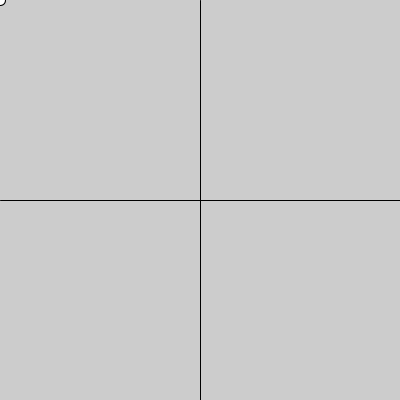
Frame 1 (no input)
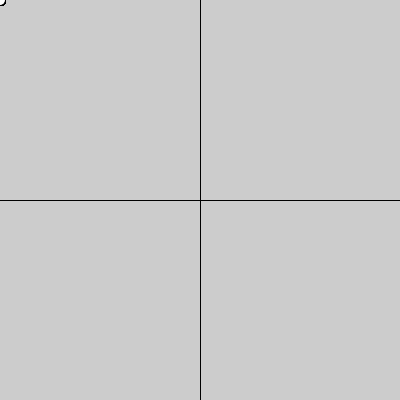
Frame 60 (the mouse pressed at the canvas centre just before this capture)
Frame 120 (the mouse held since frame 60 and released just before this capture): identical to frame 60, image omitted

The Processing sketch that drew these frames (run headless with seeded random() and noise(); from frame 60 on, the mouse is pressed at the canvas centre):

// Processing sketch: sketch_ineuality_graph
// ── sketch_ineuality_graph.pde

//declaring variables needed across whole program
float x;
float y;


//SETUP - instructions here are followed once when program starts
void setup() {
  size(400, 400);
  ellipseMode(CENTER);
  fill(255);
}

//DRAW - instructions here are followed in order, then repeated
void draw() {

  convertToCartesian();
  drawAxes();

  println("x = " + x);
  println("y = " + y);

  if (x<-2) {
    y=3*x+4;
    println("yes");
    ellipse(mouseX, mouseY, 10, 10);
  } else {
    println("no");
  }
}


//OTHER METHODS - ones that I made up to handle tedious things

//method that draws x and y axes
void drawAxes() {
  line(0, 200, 400, 200);
  line(200, 0, 200, 400);
}

//method to turn pixel coordinates into Cartesian coordinates
void convertToCartesian() {
  x = (mouseX - 200)/10.0;
  y = -1*(mouseY - 200)/10.0;
}
